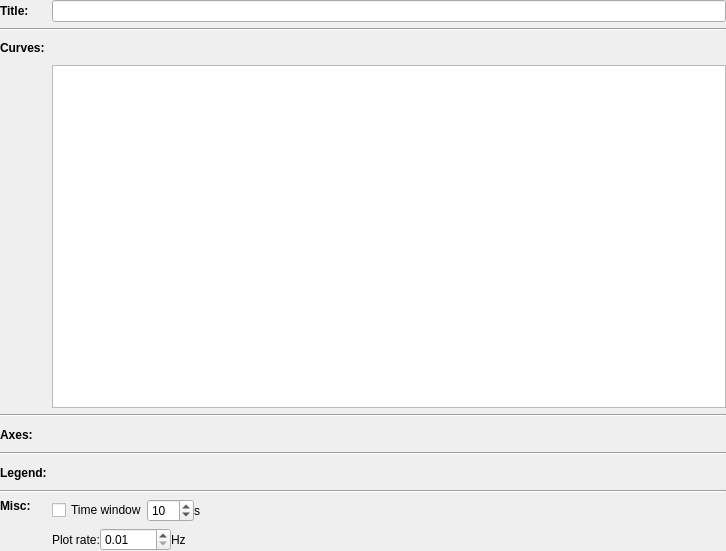
<?xml version="1.0" encoding="UTF-8"?>
<ui version="4.0">
 <class>PlotConfigWidget</class>
 <widget class="QWidget" name="PlotConfigWidget">
  <property name="geometry">
   <rect>
    <x>0</x>
    <y>0</y>
    <width>726</width>
    <height>551</height>
   </rect>
  </property>
  <property name="windowTitle">
   <string>Form</string>
  </property>
  <layout class="QGridLayout" name="gridLayout" columnstretch="0,0">
   <property name="horizontalSpacing">
    <number>5</number>
   </property>
   <property name="verticalSpacing">
    <number>-1</number>
   </property>
   <property name="margin">
    <number>0</number>
   </property>
   <item row="4" column="0" colspan="2">
    <widget class="Line" name="line_2">
     <property name="orientation">
      <enum>Qt::Horizontal</enum>
     </property>
    </widget>
   </item>
   <item row="0" column="0">
    <widget class="QLabel" name="label">
     <property name="font">
      <font>
       <weight>75</weight>
       <bold>true</bold>
      </font>
     </property>
     <property name="text">
      <string>Title:</string>
     </property>
    </widget>
   </item>
   <item row="8" column="1">
    <widget class="rqt_multiplot::PlotLegendConfigWidget" name="legendConfigWidget" native="true"/>
   </item>
   <item row="1" column="0" colspan="2">
    <widget class="Line" name="line">
     <property name="orientation">
      <enum>Qt::Horizontal</enum>
     </property>
    </widget>
   </item>
   <item row="3" column="1">
    <widget class="rqt_multiplot::CurveListWidget" name="curveListWidget">
     <property name="selectionMode">
      <enum>QAbstractItemView::ExtendedSelection</enum>
     </property>
     <property name="resizeMode">
      <enum>QListView::Fixed</enum>
     </property>
     <property name="spacing">
      <number>0</number>
     </property>
    </widget>
   </item>
   <item row="8" column="0">
    <widget class="QLabel" name="label_3">
     <property name="minimumSize">
      <size>
       <width>0</width>
       <height>23</height>
      </size>
     </property>
     <property name="font">
      <font>
       <weight>75</weight>
       <bold>true</bold>
      </font>
     </property>
     <property name="text">
      <string>Legend:</string>
     </property>
    </widget>
   </item>
   <item row="10" column="1">
    <layout class="QHBoxLayout" name="horizontalLayoutTimeWindow">
     <item>
      <widget class="QCheckBox" name="checkBoxTimeWindow">
       <property name="toolTip">
        <string>Keep only the last N seconds of data for all curves. Requires every curve X axis to use message receipt time or header stamp.</string>
       </property>
       <property name="text">
        <string>Time window</string>
       </property>
      </widget>
     </item>
     <item>
      <widget class="QSpinBox" name="spinBoxTimeWindowLength">
       <property name="toolTip">
        <string>Length of the time window in seconds</string>
       </property>
       <property name="minimum">
        <number>1</number>
       </property>
       <property name="maximum">
        <number>600</number>
       </property>
       <property name="value">
        <number>10</number>
       </property>
      </widget>
     </item>
     <item>
      <widget class="QLabel" name="labelTimeWindowUnit">
       <property name="text">
        <string>s</string>
       </property>
      </widget>
     </item>
     <item>
      <spacer name="horizontalSpacerTimeWindow">
       <property name="orientation">
        <enum>Qt::Horizontal</enum>
       </property>
       <property name="sizeHint" stdset="0">
        <size>
         <width>40</width>
         <height>20</height>
        </size>
       </property>
      </spacer>
     </item>
    </layout>
   </item>
   <item row="11" column="1">
    <layout class="QHBoxLayout" name="horizontalLayout_2">
     <item>
      <widget class="QLabel" name="label_5">
       <property name="text">
        <string>Plot rate:</string>
       </property>
      </widget>
     </item>
     <item>
      <widget class="QDoubleSpinBox" name="doubleSpinBoxPlotRate">
       <property name="toolTip">
        <string>Limit rate of replot operations in [Hz]</string>
       </property>
       <property name="minimum">
        <double>0.010000000000000</double>
       </property>
       <property name="maximum">
        <double>9999.989999999999782</double>
       </property>
      </widget>
     </item>
     <item>
      <widget class="QLabel" name="label_6">
       <property name="text">
        <string>Hz</string>
       </property>
      </widget>
     </item>
     <item>
      <spacer name="horizontalSpacer_2">
       <property name="orientation">
        <enum>Qt::Horizontal</enum>
       </property>
       <property name="sizeHint" stdset="0">
        <size>
         <width>40</width>
         <height>20</height>
        </size>
       </property>
      </spacer>
     </item>
    </layout>
   </item>
   <item row="2" column="0">
    <widget class="QLabel" name="label_2">
     <property name="minimumSize">
      <size>
       <width>0</width>
       <height>0</height>
      </size>
     </property>
     <property name="font">
      <font>
       <weight>75</weight>
       <bold>true</bold>
      </font>
     </property>
     <property name="text">
      <string>Curves:</string>
     </property>
    </widget>
   </item>
   <item row="9" column="0" colspan="2">
    <widget class="Line" name="line_3">
     <property name="orientation">
      <enum>Qt::Horizontal</enum>
     </property>
    </widget>
   </item>
   <item row="5" column="1" rowspan="2">
    <widget class="rqt_multiplot::PlotAxesConfigWidget" name="axesConfigWidget" native="true">
     <property name="minimumSize">
      <size>
       <width>0</width>
       <height>23</height>
      </size>
     </property>
    </widget>
   </item>
   <item row="2" column="1">
    <layout class="QHBoxLayout" name="horizontalLayout">
     <property name="spacing">
      <number>0</number>
     </property>
     <item>
      <widget class="QPushButton" name="pushButtonAddCurve">
       <property name="minimumSize">
        <size>
         <width>22</width>
         <height>22</height>
        </size>
       </property>
       <property name="maximumSize">
        <size>
         <width>22</width>
         <height>22</height>
        </size>
       </property>
       <property name="cursor">
        <cursorShape>PointingHandCursor</cursorShape>
       </property>
       <property name="toolTip">
        <string>Add curve</string>
       </property>
       <property name="text">
        <string/>
       </property>
       <property name="iconSize">
        <size>
         <width>16</width>
         <height>16</height>
        </size>
       </property>
       <property name="flat">
        <bool>true</bool>
       </property>
      </widget>
     </item>
     <item>
      <widget class="QPushButton" name="pushButtonEditCurve">
       <property name="minimumSize">
        <size>
         <width>22</width>
         <height>22</height>
        </size>
       </property>
       <property name="maximumSize">
        <size>
         <width>22</width>
         <height>22</height>
        </size>
       </property>
       <property name="cursor">
        <cursorShape>PointingHandCursor</cursorShape>
       </property>
       <property name="toolTip">
        <string>Edit curve</string>
       </property>
       <property name="text">
        <string/>
       </property>
       <property name="iconSize">
        <size>
         <width>16</width>
         <height>16</height>
        </size>
       </property>
       <property name="flat">
        <bool>true</bool>
       </property>
      </widget>
     </item>
     <item>
      <widget class="QPushButton" name="pushButtonRemoveCurves">
       <property name="minimumSize">
        <size>
         <width>22</width>
         <height>22</height>
        </size>
       </property>
       <property name="maximumSize">
        <size>
         <width>22</width>
         <height>22</height>
        </size>
       </property>
       <property name="cursor">
        <cursorShape>PointingHandCursor</cursorShape>
       </property>
       <property name="toolTip">
        <string>Remove curve</string>
       </property>
       <property name="text">
        <string/>
       </property>
       <property name="iconSize">
        <size>
         <width>16</width>
         <height>16</height>
        </size>
       </property>
       <property name="flat">
        <bool>true</bool>
       </property>
      </widget>
     </item>
     <item>
      <spacer name="horizontalSpacer">
       <property name="orientation">
        <enum>Qt::Horizontal</enum>
       </property>
       <property name="sizeType">
        <enum>QSizePolicy::Expanding</enum>
       </property>
       <property name="sizeHint" stdset="0">
        <size>
         <width>40</width>
         <height>20</height>
        </size>
       </property>
      </spacer>
     </item>
     <item>
      <widget class="QPushButton" name="pushButtonCopyCurves">
       <property name="minimumSize">
        <size>
         <width>22</width>
         <height>22</height>
        </size>
       </property>
       <property name="maximumSize">
        <size>
         <width>22</width>
         <height>22</height>
        </size>
       </property>
       <property name="cursor">
        <cursorShape>PointingHandCursor</cursorShape>
       </property>
       <property name="toolTip">
        <string>Copy curve</string>
       </property>
       <property name="text">
        <string/>
       </property>
       <property name="iconSize">
        <size>
         <width>16</width>
         <height>16</height>
        </size>
       </property>
       <property name="flat">
        <bool>true</bool>
       </property>
      </widget>
     </item>
     <item>
      <widget class="QPushButton" name="pushButtonPasteCurves">
       <property name="minimumSize">
        <size>
         <width>22</width>
         <height>22</height>
        </size>
       </property>
       <property name="maximumSize">
        <size>
         <width>22</width>
         <height>22</height>
        </size>
       </property>
       <property name="cursor">
        <cursorShape>PointingHandCursor</cursorShape>
       </property>
       <property name="toolTip">
        <string>Paste curve</string>
       </property>
       <property name="text">
        <string/>
       </property>
       <property name="iconSize">
        <size>
         <width>16</width>
         <height>16</height>
        </size>
       </property>
       <property name="flat">
        <bool>true</bool>
       </property>
      </widget>
     </item>
    </layout>
   </item>
   <item row="5" column="0">
    <widget class="QLabel" name="label_7">
     <property name="minimumSize">
      <size>
       <width>0</width>
       <height>23</height>
      </size>
     </property>
     <property name="font">
      <font>
       <weight>75</weight>
       <bold>true</bold>
      </font>
     </property>
     <property name="text">
      <string>Axes:</string>
     </property>
    </widget>
   </item>
   <item row="10" column="0" rowspan="2">
    <widget class="QLabel" name="label_4">
     <property name="font">
      <font>
       <weight>75</weight>
       <bold>true</bold>
      </font>
     </property>
     <property name="text">
      <string>Misc:</string>
     </property>
     <property name="alignment">
      <set>Qt::AlignLeading|Qt::AlignTop</set>
     </property>
    </widget>
   </item>
   <item row="7" column="0" colspan="2">
    <widget class="Line" name="line_4">
     <property name="orientation">
      <enum>Qt::Horizontal</enum>
     </property>
    </widget>
   </item>
   <item row="0" column="1">
    <widget class="QLineEdit" name="lineEditTitle">
     <property name="sizePolicy">
      <sizepolicy hsizetype="MinimumExpanding" vsizetype="Fixed">
       <horstretch>0</horstretch>
       <verstretch>0</verstretch>
      </sizepolicy>
     </property>
    </widget>
   </item>
   <item row="6" column="0">
    <spacer name="verticalSpacer_2">
     <property name="orientation">
      <enum>Qt::Vertical</enum>
     </property>
     <property name="sizeType">
      <enum>QSizePolicy::Preferred</enum>
     </property>
     <property name="sizeHint" stdset="0">
      <size>
       <width>20</width>
       <height>0</height>
      </size>
     </property>
    </spacer>
   </item>
  </layout>
 </widget>
 <customwidgets>
  <customwidget>
   <class>rqt_multiplot::CurveListWidget</class>
   <extends>QListWidget</extends>
   <header location="global">rqt_multiplot/CurveListWidget.hpp</header>
  </customwidget>
  <customwidget>
   <class>rqt_multiplot::PlotLegendConfigWidget</class>
   <extends>QWidget</extends>
   <header location="global">rqt_multiplot/PlotLegendConfigWidget.hpp</header>
   <container>1</container>
  </customwidget>
  <customwidget>
   <class>rqt_multiplot::PlotAxesConfigWidget</class>
   <extends>QWidget</extends>
   <header location="global">rqt_multiplot/PlotAxesConfigWidget.hpp</header>
   <container>1</container>
  </customwidget>
 </customwidgets>
 <resources/>
 <connections/>
</ui>
